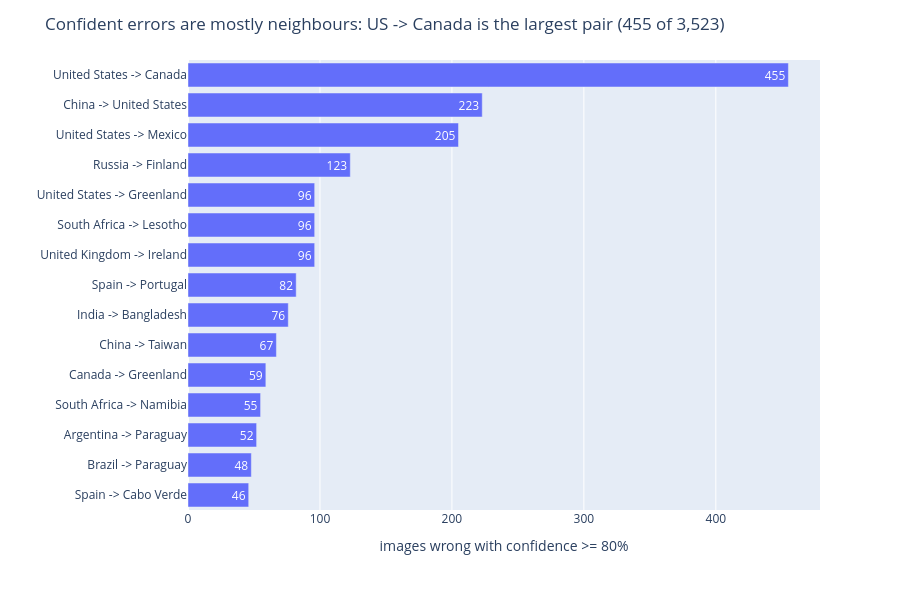

The cell this chart's notebook holds for it:
### Code cell
conf_err = q2.confident_errors(preds, countries)
q2.plot_confident_errors(conf_err, "Confident errors are mostly neighbours: US -> Canada is the largest pair (455 of 3,523)").show()

### Figure 1 — Plotly figure (JSON) as saved in the notebook; plotly's stock layout.template omitted (floating-point values rounded to 4 significant figures)
{"data": [{"customdata": [[0.8925, 0.03577], [0.8549, 0.007991], [0.8764, 0.01927], [0.8429, 0.02955], [0.8768, 0.04686], [0.8661, 0.02857], [0.8968, 0.02791], [0.8859, 0.06376], [0.9032, 0.1699], [0.8885, 0.05159], [0.888, 0.01384], [0.8442, 0.01363], [0.8767, 0.02955], [0.8744, 0.0951], [0.871, 0.06558]], "hovertemplate": "images wrong with confidence >= 80%=%{text}<br>mean confidence=%{customdata[0]:.0%}<br>share of this country's errors=%{customdata[1]:.0%}<extra></extra>", "legendgroup": "", "marker": {"color": "#636efa", "pattern": {"shape": ""}}, "name": "", "orientation": "h", "showlegend": false, "text": [46.0, 48.0, 52.0, 55.0, 59.0, 67.0, 76.0, 82.0, 96.0, 96.0, 96.0, 123.0, 205.0, 223.0, 455.0], "textposition": "auto", "type": "bar", "x": [46, 48, 52, 55, 59, 67, 76, 82, 96, 96, 96, 123, 205, 223, 455], "xaxis": "x", "y": ["Spain -> Cabo Verde", "Brazil -> Paraguay", "Argentina -> Paraguay", "South Africa -> Namibia", "Canada -> Greenland", "China -> Taiwan", "India -> Bangladesh", "Spain -> Portugal", "United Kingdom -> Ireland", "South Africa -> Lesotho", "United States -> Greenland", "Russia -> Finland", "United States -> Mexico", "China -> United States", "United States -> Canada"], "yaxis": "y"}], "layout": {"barmode": "relative", "height": 590, "legend": {"tracegroupgap": 0}, "margin": {"t": 60}, "title": {"text": "Confident errors are mostly neighbours: US -> Canada is the largest pair (455 of 3,523)"}, "width": 900, "xaxis": {"anchor": "y", "domain": [0, 1], "title": {"text": "images wrong with confidence >= 80%"}}, "yaxis": {"anchor": "x", "domain": [0, 1], "title": {"text": ""}}}}
